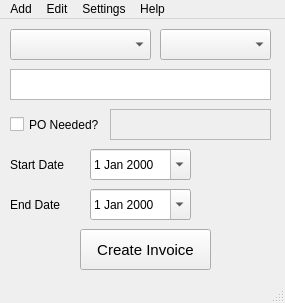
<?xml version="1.0" encoding="UTF-8"?>
<ui version="4.0">
 <class>MainWindow</class>
 <widget class="QMainWindow" name="MainWindow">
  <property name="geometry">
   <rect>
    <x>0</x>
    <y>0</y>
    <width>285</width>
    <height>303</height>
   </rect>
  </property>
  <property name="windowTitle">
   <string>MainWindow</string>
  </property>
  <property name="tabShape">
   <enum>QTabWidget::Triangular</enum>
  </property>
  <widget class="QWidget" name="centralwidget">
   <widget class="QDateEdit" name="startDate">
    <property name="geometry">
     <rect>
      <x>90</x>
      <y>130</y>
      <width>101</width>
      <height>31</height>
     </rect>
    </property>
    <property name="inputMethodHints">
     <set>Qt::ImhDate</set>
    </property>
    <property name="calendarPopup">
     <bool>true</bool>
    </property>
   </widget>
   <widget class="QDateEdit" name="endDate">
    <property name="geometry">
     <rect>
      <x>90</x>
      <y>170</y>
      <width>101</width>
      <height>31</height>
     </rect>
    </property>
    <property name="inputMethodHints">
     <set>Qt::ImhDate</set>
    </property>
    <property name="calendarPopup">
     <bool>true</bool>
    </property>
   </widget>
   <widget class="QLabel" name="label">
    <property name="geometry">
     <rect>
      <x>10</x>
      <y>130</y>
      <width>71</width>
      <height>31</height>
     </rect>
    </property>
    <property name="styleSheet">
     <string notr="true">font: 10pt &quot;MS Shell Dlg 2&quot;;</string>
    </property>
    <property name="text">
     <string>Start Date</string>
    </property>
   </widget>
   <widget class="QLabel" name="label_2">
    <property name="geometry">
     <rect>
      <x>10</x>
      <y>170</y>
      <width>71</width>
      <height>31</height>
     </rect>
    </property>
    <property name="styleSheet">
     <string notr="true">font: 10pt &quot;MS Shell Dlg 2&quot;;</string>
    </property>
    <property name="text">
     <string>End Date</string>
    </property>
   </widget>
   <widget class="QTextEdit" name="jobDesc">
    <property name="geometry">
     <rect>
      <x>10</x>
      <y>50</y>
      <width>261</width>
      <height>31</height>
     </rect>
    </property>
   </widget>
   <widget class="QTextEdit" name="PONum">
    <property name="enabled">
     <bool>false</bool>
    </property>
    <property name="geometry">
     <rect>
      <x>110</x>
      <y>90</y>
      <width>161</width>
      <height>31</height>
     </rect>
    </property>
   </widget>
   <widget class="QComboBox" name="chooseCompany">
    <property name="geometry">
     <rect>
      <x>10</x>
      <y>10</y>
      <width>141</width>
      <height>31</height>
     </rect>
    </property>
    <property name="font">
     <font>
      <pointsize>11</pointsize>
     </font>
    </property>
    <property name="insertPolicy">
     <enum>QComboBox::InsertAlphabetically</enum>
    </property>
   </widget>
   <widget class="QCheckBox" name="PONeeded">
    <property name="geometry">
     <rect>
      <x>10</x>
      <y>90</y>
      <width>92</width>
      <height>31</height>
     </rect>
    </property>
    <property name="font">
     <font>
      <family>MS Shell Dlg 2</family>
      <pointsize>9</pointsize>
      <weight>50</weight>
      <italic>false</italic>
      <bold>false</bold>
     </font>
    </property>
    <property name="styleSheet">
     <string notr="true">font: 9pt &quot;MS Shell Dlg 2&quot;;</string>
    </property>
    <property name="text">
     <string>PO Needed?</string>
    </property>
    <property name="checked">
     <bool>false</bool>
    </property>
   </widget>
   <widget class="QPushButton" name="createInvoice">
    <property name="geometry">
     <rect>
      <x>80</x>
      <y>210</y>
      <width>131</width>
      <height>41</height>
     </rect>
    </property>
    <property name="font">
     <font>
      <pointsize>11</pointsize>
     </font>
    </property>
    <property name="text">
     <string>Create Invoice</string>
    </property>
   </widget>
   <widget class="QComboBox" name="chooseUser">
    <property name="geometry">
     <rect>
      <x>160</x>
      <y>10</y>
      <width>111</width>
      <height>31</height>
     </rect>
    </property>
    <property name="font">
     <font>
      <pointsize>11</pointsize>
     </font>
    </property>
    <property name="currentText">
     <string/>
    </property>
    <property name="insertPolicy">
     <enum>QComboBox::InsertAlphabetically</enum>
    </property>
   </widget>
  </widget>
  <widget class="QStatusBar" name="statusbar"/>
  <widget class="QMenuBar" name="menubar">
   <property name="geometry">
    <rect>
     <x>0</x>
     <y>0</y>
     <width>285</width>
     <height>21</height>
    </rect>
   </property>
   <widget class="QMenu" name="menuAdd">
    <property name="title">
     <string>Add</string>
    </property>
    <addaction name="addUser"/>
    <addaction name="addCompany"/>
   </widget>
   <widget class="QMenu" name="menuSettings">
    <property name="enabled">
     <bool>true</bool>
    </property>
    <property name="title">
     <string>Settings</string>
    </property>
   </widget>
   <widget class="QMenu" name="menuAbout">
    <property name="title">
     <string>Help</string>
    </property>
    <addaction name="about"/>
   </widget>
   <widget class="QMenu" name="menuEdit">
    <property name="title">
     <string>Edit</string>
    </property>
    <addaction name="editUser"/>
    <addaction name="editCompany"/>
   </widget>
   <addaction name="menuAdd"/>
   <addaction name="menuEdit"/>
   <addaction name="menuSettings"/>
   <addaction name="menuAbout"/>
  </widget>
  <action name="addUser">
   <property name="text">
    <string>New User</string>
   </property>
   <property name="statusTip">
    <string>Add a new user</string>
   </property>
   <property name="shortcut">
    <string>Ctrl+N</string>
   </property>
  </action>
  <action name="addCompany">
   <property name="text">
    <string>New Company</string>
   </property>
   <property name="statusTip">
    <string>Add a new company</string>
   </property>
  </action>
  <action name="about">
   <property name="text">
    <string>About</string>
   </property>
  </action>
  <action name="actionNew_Invoice">
   <property name="text">
    <string>New Invoice</string>
   </property>
   <property name="statusTip">
    <string>Create a new invoice</string>
   </property>
   <property name="shortcut">
    <string>Ctrl+N</string>
   </property>
  </action>
  <action name="editCompany">
   <property name="text">
    <string>Company</string>
   </property>
  </action>
  <action name="editUser">
   <property name="text">
    <string>Users</string>
   </property>
  </action>
 </widget>
 <resources/>
 <connections>
  <connection>
   <sender>PONeeded</sender>
   <signal>clicked(bool)</signal>
   <receiver>createInvoice</receiver>
   <slot>setChecked(bool)</slot>
   <hints>
    <hint type="sourcelabel">
     <x>324</x>
     <y>279</y>
    </hint>
    <hint type="destinationlabel">
     <x>408</x>
     <y>663</y>
    </hint>
   </hints>
  </connection>
  <connection>
   <sender>chooseUser</sender>
   <signal>currentIndexChanged(QString)</signal>
   <receiver>createInvoice</receiver>
   <slot>click()</slot>
   <hints>
    <hint type="sourcelabel">
     <x>83</x>
     <y>46</y>
    </hint>
    <hint type="destinationlabel">
     <x>443</x>
     <y>664</y>
    </hint>
   </hints>
  </connection>
  <connection>
   <sender>chooseCompany</sender>
   <signal>currentTextChanged(QString)</signal>
   <receiver>createInvoice</receiver>
   <slot>click()</slot>
   <hints>
    <hint type="sourcelabel">
     <x>392</x>
     <y>42</y>
    </hint>
    <hint type="destinationlabel">
     <x>377</x>
     <y>659</y>
    </hint>
   </hints>
  </connection>
 </connections>
</ui>
